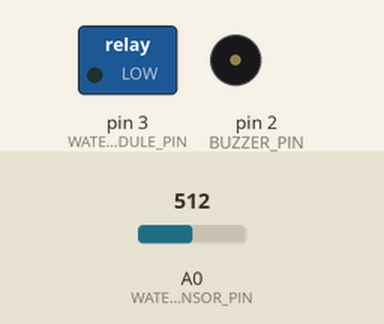
The sketch below on a simulated Arduino Uno, built with avr-gcc and run on an emulated ATmega328P. Shown: switched loads named in the sketch (green lamp = pin HIGH), buzzer (waves = sounding). The test bench sets the inputs (shaded band); at power-on: A0 (WATER_SENSOR_PIN) = 512.

Above: at 0.1 s.
At 20.1 s:
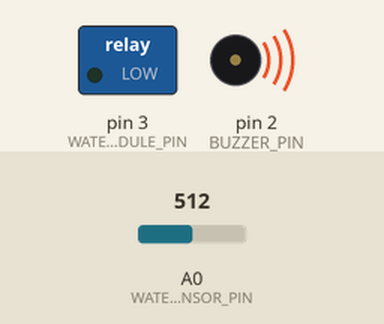
Timing chart, 0 to 22.0 s (numbered marks = the images above):
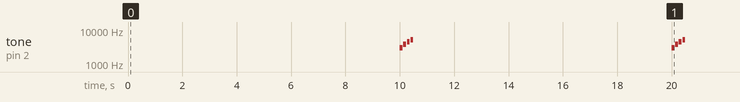

The sketch:

Hydroponic.ino
```cpp
// when the water is low, how often should the alarm sound, 5 minutes is 300 seconds
#define LOW_WATER_WARNING_SECONDS_BETWEEN 10

// when water is low, how many beeps
#define LOW_WATER_WARNING_BEEP_COUNT 4

// duration of each buzzer tone in milliseconds
#define BUZZER_TONE_DURATION 100

// frequency of tone for water low
#define BUZZER_TONE_WATER_LOW_FREQUENCY 3000

// frequency for each tone when water is low
#define BUZZER_TONE_WATER_LOW_INCREMENT 750


// water pump relay module active for seconds
#define WATER_PUMP_ACTIVE_SECONDS 30

// water pump relay module inactive for seconds
#define WATER_PUMP_INACTIVE_SECONDS 240

// low water average rating
#define WATER_SENSOR_MINIMUM 510


// short delay for tone
#define BEEP_SHORT_DELAY 130


// Do not touch below this line

// queue
#define INT_MIN 0

struct QItem
{
	int data;
	QItem* next;

	QItem(int d)
	{
		data = d;
		next = NULL;
	}
};

class Queue {
private:
    int _capacity, _size;
    QItem *_front, *_rear;
public:
    Queue(int capacity);
    bool isFull();
    bool isEmpty();
    void enqueue(int item);
    int dequeue();
    int average();
};


// Hydroponic specific
#define MILLIS_PER_SECOND 1000
#define BUZZER_PIN 2
#define WATER_PUMP_RELAY_MODULE_PIN 3

long sleepMillis = MILLIS_PER_SECOND - (LOW_WATER_WARNING_BEEP_COUNT * BEEP_SHORT_DELAY);


// water sensor
#define MAX_SENSOR_ENTRIES 15
#define WATER_SENSOR_PIN A0
#define WATER_SENSOR_READING_SECONDS_BETWEEN 1
unsigned long lastWaterLowBuzzer = 0;
bool waterLow = true;
Queue sensorQueue(MAX_SENSOR_ENTRIES);
unsigned long waterSensorLastChecked = 0;

// water pump
bool waterPumpActive = false;
unsigned long waterPumpLastAction = 0;

void setup()
{
    pinMode(BUZZER_PIN, OUTPUT);
    pinMode(WATER_PUMP_RELAY_MODULE_PIN, OUTPUT);
}

void loop()
{
    unsigned long currMillis = millis();
    bool waterToneSounded = soundWaterLow(currMillis);

    updateWaterPumpActiveState(currMillis);
    updateWaterLevel(currMillis);
    delay(waterToneSounded ? sleepMillis : MILLIS_PER_SECOND);
}

void updateWaterPumpActiveState(unsigned long currMillis)
{
    if (waterPumpActive)
    {
        Serial.print("Water pump curr millis: ");
        Serial.print(currMillis);
        Serial.print("; next deactivate: ");
        Serial.println(waterPumpLastAction + (WATER_PUMP_ACTIVE_SECONDS * MILLIS_PER_SECOND));

        if (currMillis > waterPumpLastAction + (WATER_PUMP_ACTIVE_SECONDS * MILLIS_PER_SECOND))
        {
            digitalWrite(WATER_PUMP_RELAY_MODULE_PIN, LOW);
            waterPumpActive = false;
            waterPumpLastAction = currMillis;
        }
    }
    else if (!waterLow && currMillis > waterPumpLastAction + (WATER_PUMP_INACTIVE_SECONDS * MILLIS_PER_SECOND))
    {
        digitalWrite(WATER_PUMP_RELAY_MODULE_PIN, HIGH);
        waterPumpActive = true;
        waterPumpLastAction = currMillis;
    }
}

void updateWaterLevel(unsigned long currMillis)
{
    if (waterSensorLastChecked + (WATER_SENSOR_READING_SECONDS_BETWEEN * MILLIS_PER_SECOND) < currMillis)
    {
        int sensorValue = analogRead(WATER_SENSOR_PIN);

        if (sensorQueue.isFull())
          sensorQueue.dequeue();

        sensorQueue.enqueue(sensorValue);
        int sensorAverage = sensorQueue.average();
        waterSensorLastChecked = currMillis;

        if (sensorQueue.isFull())
        {
            waterLow = sensorAverage < WATER_SENSOR_MINIMUM;
        }

        Serial.print("Water Sensor Average: ");
        Serial.print(sensorAverage);
        Serial.print("; Water Sensor Value: ");
        Serial.println(sensorValue);
    }
}

void doToneSound(int delayMillis, int frequency, int duration)
{
    tone(BUZZER_PIN, frequency, duration);
    delay(delayMillis);
}

bool soundWaterLow(unsigned long currMillis)
{
    if (!waterLow)
        return false;

    bool canPlay = (lastWaterLowBuzzer + (LOW_WATER_WARNING_SECONDS_BETWEEN * MILLIS_PER_SECOND)) < currMillis;

    if (canPlay)
    {
        lastWaterLowBuzzer = currMillis;
        for (int i = 0; i < LOW_WATER_WARNING_BEEP_COUNT; i++)
        {
            doToneSound(BEEP_SHORT_DELAY, BUZZER_TONE_WATER_LOW_FREQUENCY + (i * BUZZER_TONE_WATER_LOW_INCREMENT), BUZZER_TONE_DURATION);
        }

        return true;
    }

    return false;
}

// queue code
Queue::Queue(int capacity)
{
	_front = NULL;
	_rear = NULL;
    _capacity = capacity;
	_size = 0;
}

// Queue is full when size
// becomes equal to the capacity
bool Queue::isFull()
{
    return (_size == _capacity);
}

// Queue is empty when size is 0
bool Queue::isEmpty()
{
    return (_size == 0);
}

void Queue::enqueue(int item)
{
    if (isFull())
        return;

   _size++;
	QItem* temp = new QItem(item);

	if (_rear == NULL)
	{
		_front = _rear = temp;
		return;
	}

    _rear->next = temp;
	_rear = temp;
}

int Queue::dequeue()
{
    if (isEmpty())
        return INT_MIN;

    QItem* temp = _front;
	_front = _front->next;
    _size--;

	if (_front == NULL)
		_rear = NULL;

	int value = temp->data;
	delete(temp);

    return value;
}

int Queue::average()
{
    if (isEmpty() || _front == NULL)
	{
        return INT_MIN;
	}

    int sum = 0;
	QItem* temp = _front;

	while (temp != NULL)
	{
		sum += temp->data;
		temp = temp->next;
	}

    return (sum / _size);
}
```

Measured:
- by itself, tone on pin 2 (BUZZER_PIN): plays 3000 Hz for 0.10 s, 3750 Hz for 0.10 s, 4500 Hz for 0.10 s, 5250 Hz for 0.10 s, 3000 Hz for 0.10 s, 3750 Hz for 0.10 s … (8 notes in this stretch)
